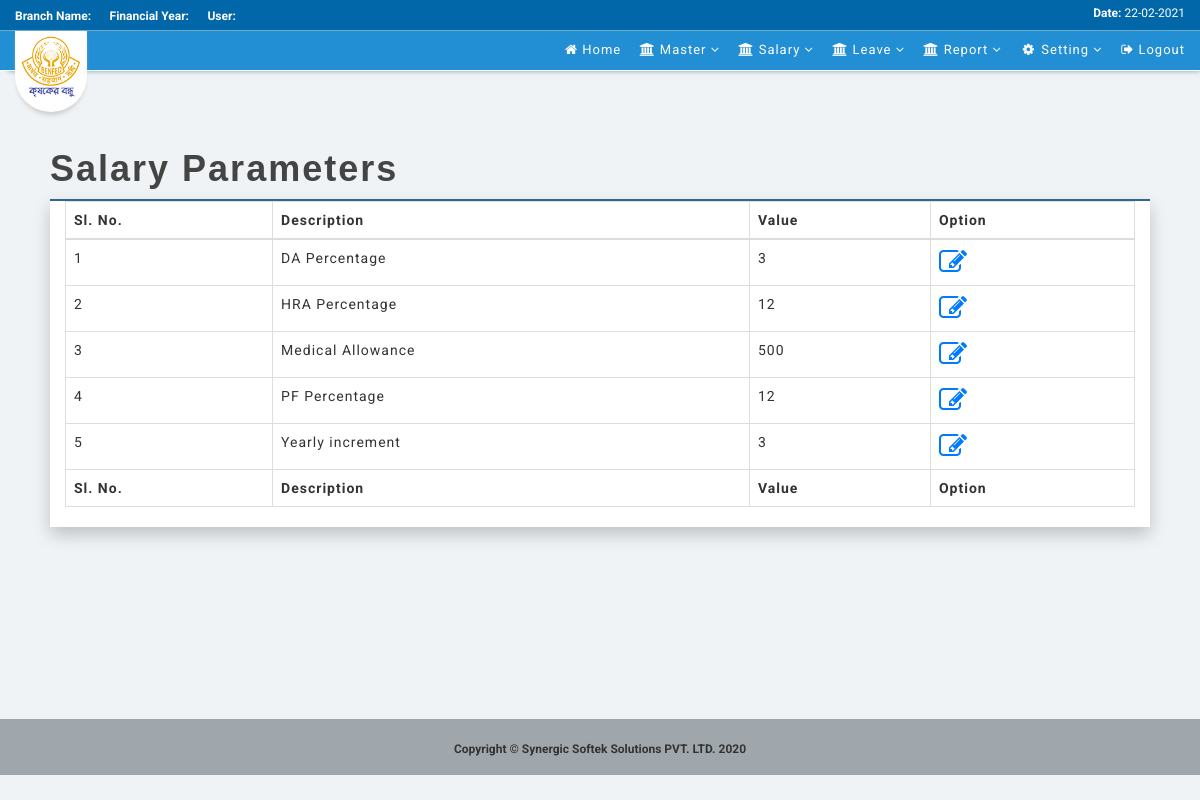
The page /index.php/admin/parameter on the database as committed earlier.
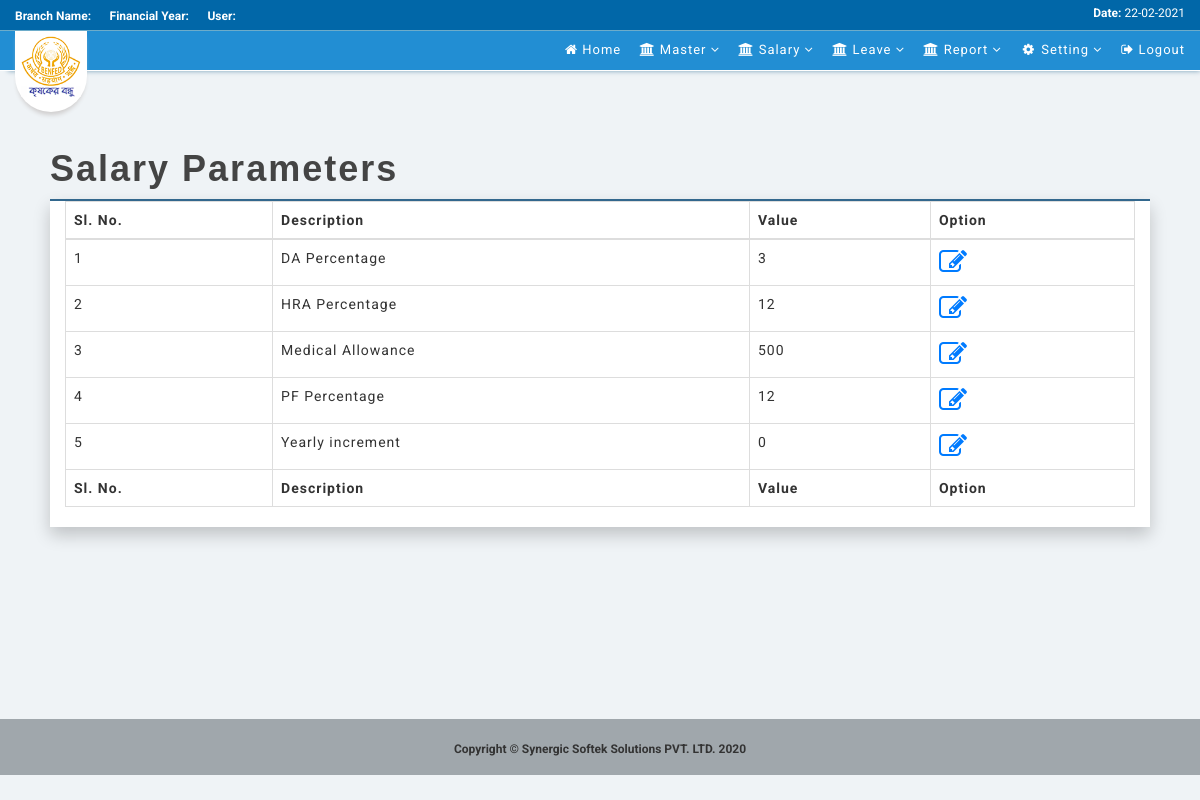
The same page on the database as committed later.
### tables this page shows
CREATE TABLE `md_parameters` (
  `sl_no` int(11) NOT NULL,
  `param_desc` varchar(100) NOT NULL,
  `param_value` varchar(100) NOT NULL,
  `modified_by` varchar(50) DEFAULT NULL,
  `modified_dt` datetime DEFAULT NULL
);

### application/controllers/Admin.php (called while the page is built, shortened)
<?php
	class Admin extends CI_Controller{
		public function __construct(){
			$this->load->model('Login_Process');
			$this->load->model('Admin_Process');
		}
		public function parameter(){
    		$this->load->view('post_login/payroll_main');
    		$param_dtls['parameter'] = $this->Admin_Process->f_get_particulars("md_parameters",NULL,NULL,0);
			$this->load->view('parameter/dashboard', $param_dtls);
    		$this->load->view('post_login/footer');
		}
	}
?>

### index.php (called while the page is built, shortened)
<?php
require_once BASEPATH.'core/CodeIgniter.php';

### application/models/Admin_Process.php (called while the page is built, shortened)
<?php
	class Admin_Process extends CI_Model{
		public function f_get_particulars($table_name, $select=NULL, $where=NULL, $flag) {
			$result		=	$this->db->get($table_name);
			if($flag == 1) {
				return $result->row();
			}else {
				return $result->result();
			}
		}
    }
?>

### application/views/parameter/dashboard.php (the view, shortened to what this page needs)
<div class="wraper">
        <div class="row">
            <div class="col-lg-9 col-sm-12">
                <h1><strong>Salary Parameters</strong></h1>
            </div>
        </div>
        <div class="col-lg-12 container contant-wraper">
            <table class="table table-bordered table-hover">
                <thead>
                    <tr>
                        <th>Sl. No.</th>
                        <th>Description</th>
                        <th>Value</th>
                        <th>Option</th>
                    </tr>
                </thead>
                <tbody>
                    <?php
                        foreach($parameter as $key)
                        {
                    ?>
                    <tr>
                        <td><?php echo $key->sl_no; ?></td>
                        <td><?php echo $key->param_desc; ?></td>
                        <td><?php echo $key->param_value; ?></td>
                        <td>
                            <a href="vlsedt?sl_no=<?php echo $key->sl_no; ?>"
                                data-toggle="tooltip"
                                data-placement="bottom"
                                title="Edit"
                            >
                                <i class="fa fa-edit fa-2x" style="color: #007bff"></i>
                            </a>
                        </td>
                    </tr>
                    <?php
                        }
                    ?>
                </tbody>
                <tfoot>
                    <tr>
                        <th>Sl. No.</th>
                        <th>Description</th>
                        <th>Value</th>
                        <th>Option</th>
                    </tr>
                </tfoot>
            </table>
        </div>
    </div>

Rows that differ between the two databases and show on the page:
changed md_parameters "Yearly increment": param_value "3" → "0"
